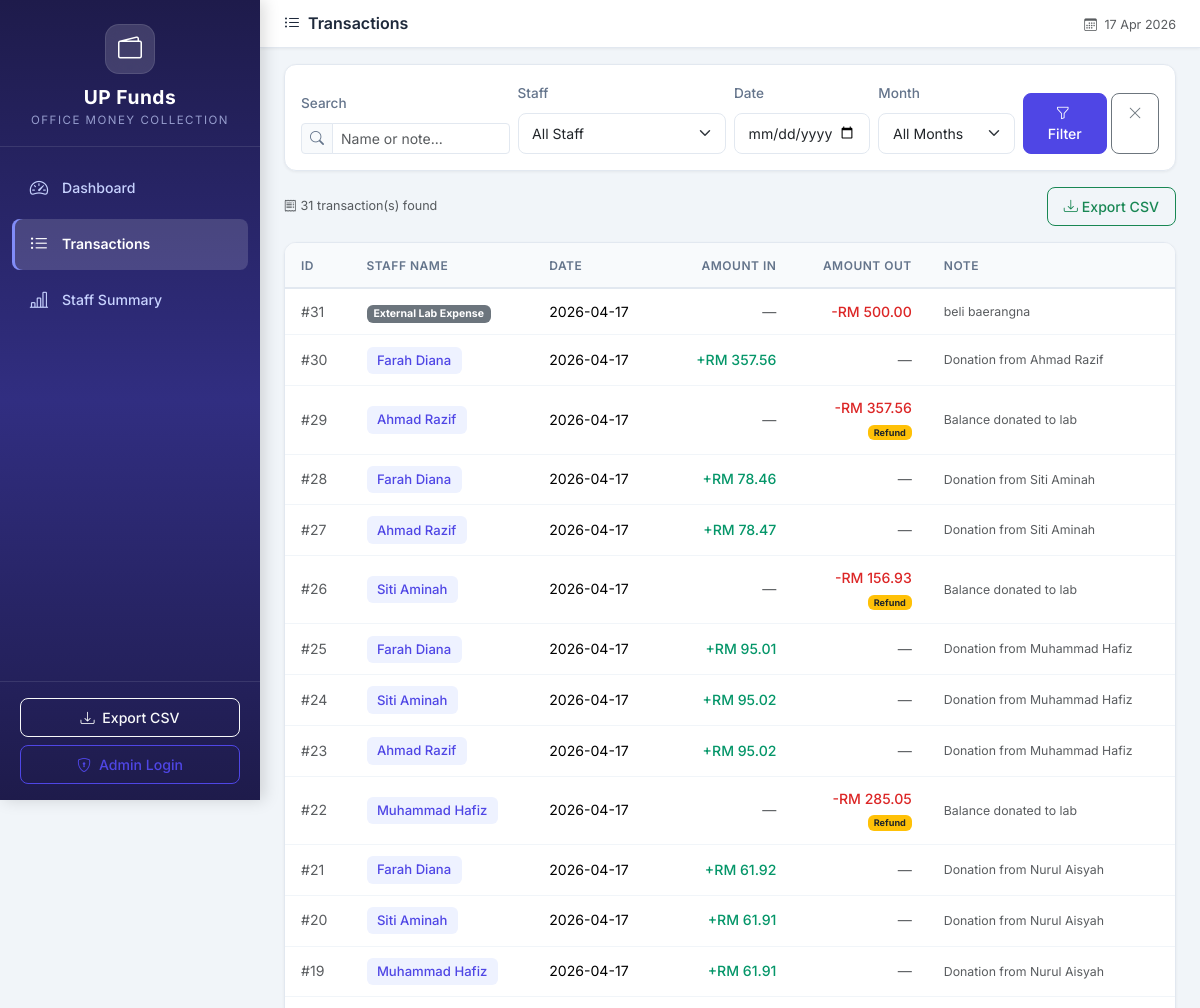
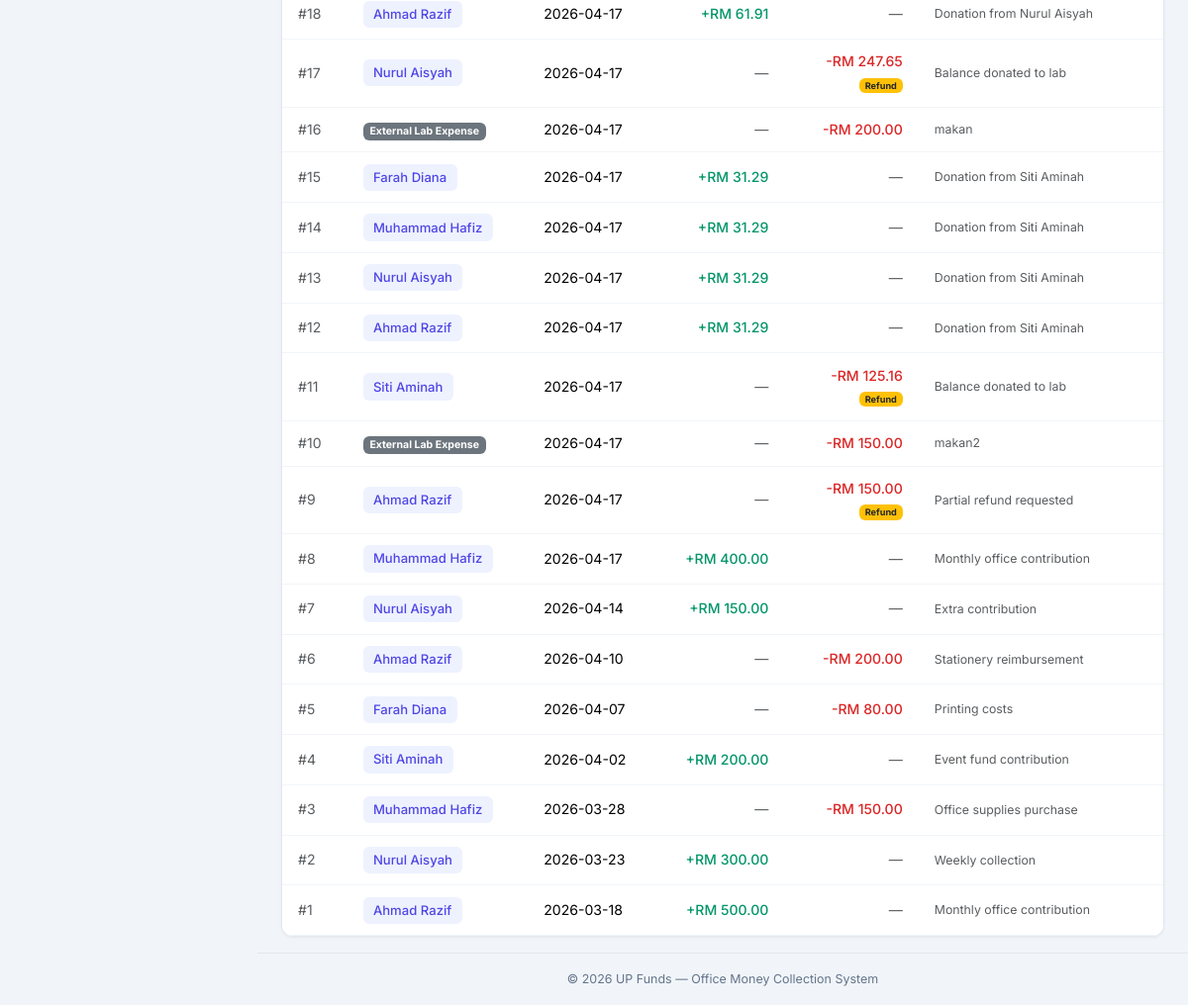
The app's page /transactions, older data (2 pictures, top to bottom).
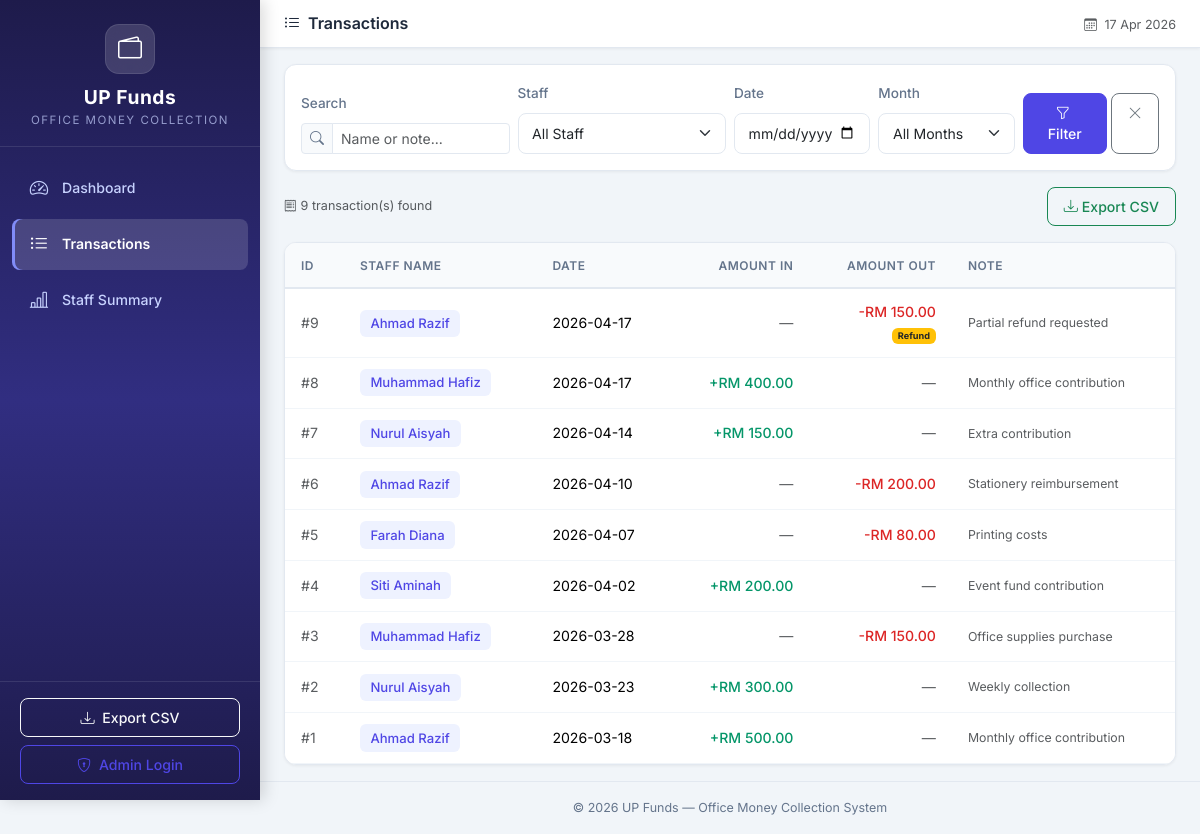
The same page, newer data.
### tables this page shows
CREATE TABLE cash_records (
            id INTEGER PRIMARY KEY AUTOINCREMENT,
            staff_id INTEGER,
            record_date DATE NOT NULL,
            amount_in REAL DEFAULT 0.00,
            amount_out REAL DEFAULT 0.00,
            expense_type TEXT DEFAULT 'shared',
            note TEXT DEFAULT '',
            created_at TIMESTAMP DEFAULT CURRENT_TIMESTAMP,
            updated_at TIMESTAMP DEFAULT CURRENT_TIMESTAMP,
            FOREIGN KEY (staff_id) REFERENCES staff(id)
        );

CREATE TABLE staff (
            id INTEGER PRIMARY KEY AUTOINCREMENT,
            name TEXT NOT NULL UNIQUE,
            is_active INTEGER DEFAULT 1,
            created_at TIMESTAMP DEFAULT CURRENT_TIMESTAMP
        );

### app.py (the view)
@app.route('/transactions')
def transactions():
    conn = get_db_connection()
    staff_filter = request.args.get('staff', '')
    date_filter = request.args.get('date', '')
    month_filter = request.args.get('month', '')
    search_query = request.args.get('search', '')
    query = '''
        SELECT cr.*, s.name as staff_name
        FROM cash_records cr
        LEFT JOIN staff s ON cr.staff_id = s.id
        WHERE 1=1
    '''
    params = []
    if staff_filter:
        query += ' AND cr.staff_id = ?'
        params.append(staff_filter)
    if date_filter:
        query += ' AND cr.record_date = ?'
        params.append(date_filter)
    if month_filter:
        query += " AND strftime('%Y-%m', cr.record_date) = ?"
        params.append(month_filter)
    if search_query:
        query += ' AND (s.name LIKE ? OR cr.note LIKE ?)'
        params.extend([f'%{search_query}%', f'%{search_query}%'])
    query += ' ORDER BY cr.record_date DESC, cr.id DESC'
    records = conn.execute(query, params).fetchall()
    staff_list = conn.execute('SELECT * FROM staff ORDER BY name').fetchall()
    months = conn.execute('''
        SELECT DISTINCT strftime('%Y-%m', record_date) as month
        FROM cash_records
        ORDER BY month DESC
    ''').fetchall()
    conn.close()
    return render_template('transactions.html',
                           records=records,
                           staff_list=staff_list,
                           months=months,
                           staff_filter=staff_filter,
                           date_filter=date_filter,
                           month_filter=month_filter,
                           search_query=search_query)

### app.py (called while the page is built)
@app.context_processor
def inject_now():
    is_admin = session.get('role') == 'admin'
    return {'now': datetime.now(), 'is_admin': is_admin}

### database.py (called while the page is built)
def get_db_connection():
    conn = sqlite3.connect(DATABASE_PATH)
    conn.row_factory = sqlite3.Row  # Access columns by name
    conn.execute("PRAGMA foreign_keys = ON")  # Enable foreign key support
    return conn

### templates/transactions.html (shortened to what this page needs)
{% extends 'base.html' %}
{% block page_title %}
    <i class="bi bi-list-ul me-2"></i>Transactions
{% endblock %}
{% block content %}
<div class="card content-card mb-3">
    <div class="card-body">
        <form method="GET" action="{{ url_for('transactions') }}" class="row g-2 align-items-end">
            <div class="col-md-3">
                <label class="form-label small fw-medium">Search</label>
                <div class="input-group input-group-sm">
                    <span class="input-group-text"><i class="bi bi-search"></i></span>
                    <input type="text" class="form-control" name="search"
                           placeholder="Name or note..." value="{{ search_query }}">
                </div>
            </div>
            <div class="col-md-3">
                <label class="form-label small fw-medium">Staff</label>
                <select class="form-select form-select-sm" name="staff">
                    <option value="">All Staff</option>
                </select>
            </div>
            <div class="col-md-2">
                <label class="form-label small fw-medium">Date</label>
                <input type="date" class="form-control form-control-sm" name="date" value="{{ date_filter }}">
            </div>
            <div class="col-md-2">
                <label class="form-label small fw-medium">Month</label>
                <select class="form-select form-select-sm" name="month">
                    <option value="">All Months</option>
                </select>
            </div>
            <div class="col-md-2 d-flex gap-1">
                <button type="submit" class="btn btn-primary btn-sm flex-fill">
                    <i class="bi bi-funnel me-1"></i>Filter
                </button>
                <a href="{{ url_for('transactions') }}" class="btn btn-outline-secondary btn-sm">
                    <i class="bi bi-x-lg"></i>
                </a>
            </div>
        </form>
    </div>
</div>
<div class="d-flex justify-content-between align-items-center mb-3">
    <span class="text-muted small">
        <i class="bi bi-receipt me-1"></i>{{ records|length }} transaction(s) found
    </span>
    <div class="d-flex gap-2">
        <a href="{{ url_for('export_csv') }}" class="btn btn-outline-success btn-sm">
            <i class="bi bi-download me-1"></i>Export CSV
        </a>
    </div>
</div>
<div class="card content-card">
    <div class="card-body p-0">
        {% if records %}
        <div class="table-responsive">
            <table class="table table-hover mb-0" id="transactionsTable">
                <thead>
                    <tr>
                        <th>ID</th>
                        <th>Staff Name</th>
                        <th>Date</th>
                        <th class="text-end">Amount In</th>
                        <th class="text-end">Amount Out</th>
                        <th>Note</th>
                    </tr>
                </thead>
                <tbody>
                    {% for record in records %}
                    <tr>
                        <td class="text-muted">#{{ record['id'] }}</td>
                        <td>
                            {% if record['staff_name'] %}
                                <span class="staff-badge">{{ record['staff_name'] }}</span>
                            {% else %}
                                <span class="badge bg-secondary">External Lab Expense</span>
                            {% endif %}
                        </td>
                        <td>{{ record['record_date'] }}</td>
                        <td class="text-end">
                            {% if record['amount_in'] > 0 %}
                                <span class="amount-in fw-medium">+RM {{ "%.2f"|format(record['amount_in']) }}</span>
                            {% else %}
                                <span class="text-muted">—</span>
                            {% endif %}
                        </td>
                        <td class="text-end">
                            {% if record['amount_out'] > 0 %}
                                <span class="amount-out fw-medium">-RM {{ "%.2f"|format(record['amount_out']) }}</span>
                                {% if record['expense_type'] == 'personal' %}
                                    <br><span class="badge bg-warning text-dark" style="font-size: 0.65em;">Refund</span>
                                {% endif %}
                            {% else %}
                                <span class="text-muted">—</span>
                            {% endif %}
                        </td>
                        <td class="text-muted small">{{ record['note'][:40] }}{{ '...' if record['note']|length > 40 }}</td>
                    </tr>
                    {% endfor %}
                </tbody>
            </table>
        </div>
        {% endif %}
    </div>
</div>
{% endblock %}

### templates/base.html (shortened to what this page needs)
<!DOCTYPE html>
<html lang="en">
<head>
    <link href="https://cdn.jsdelivr.net/npm/bootstrap@5.3.3/dist/css/bootstrap.min.css" rel="stylesheet">
    <link href="https://cdn.jsdelivr.net/npm/bootstrap-icons@1.11.3/font/bootstrap-icons.min.css" rel="stylesheet">
    <link href="{{ url_for('static', filename='css/style.css') }}" rel="stylesheet">
</head>
<body>
    <nav id="sidebar" class="sidebar">
        <div class="sidebar-header">
            <div class="brand-icon">
                <i class="bi bi-wallet2"></i>
            </div>
            <h4 class="brand-title">UP Funds</h4>
            <p class="brand-subtitle">Office Money Collection</p>
        </div>
        <ul class="sidebar-nav">
            <li class="nav-item">
                <a href="{{ url_for('dashboard') }}"
                   class="nav-link {% if request.endpoint == 'dashboard' %}active{% endif %}">
                    <i class="bi bi-speedometer2"></i>
                    <span>Dashboard</span>
                </a>
            </li>
            <li class="nav-item">
                <a href="{{ url_for('transactions') }}"
                   class="nav-link {% if request.endpoint == 'transactions' %}active{% endif %}">
                    <i class="bi bi-list-ul"></i>
                    <span>Transactions</span>
                </a>
            </li>
            <li class="nav-item">
                <a href="{{ url_for('staff_summary') }}"
                   class="nav-link {% if request.endpoint == 'staff_summary' %}active{% endif %}">
                    <i class="bi bi-bar-chart-line"></i>
                    <span>Staff Summary</span>
                </a>
            </li>
        </ul>
        <div class="sidebar-footer">
            <a href="{{ url_for('export_csv') }}" class="btn btn-outline-light btn-sm w-100 mb-2">
                <i class="bi bi-download me-1"></i> Export CSV
            </a>
            {% if is_admin %}
                <a href="{{ url_for('logout') }}" class="btn btn-outline-danger btn-sm w-100">
                    <i class="bi bi-box-arrow-left me-1"></i> Logout
                </a>
            {% else %}
                <a href="{{ url_for('login') }}" class="btn btn-outline-primary btn-sm w-100">
                    <i class="bi bi-shield-lock me-1"></i> Admin Login
                </a>
            {% endif %}
        </div>
    </nav>
    <div class="main-content">
        <div class="topbar">
            <h5 class="topbar-title mb-0">{% block page_title %}Dashboard{% endblock %}</h5>
            <div class="topbar-right">
                <span class="text-muted small">
                    <i class="bi bi-calendar3 me-1"></i>
                    {{ now.strftime('%d %b %Y') if now else '' }}
                </span>
            </div>
        </div>
        <div class="container-fluid px-4 py-3">
            {% block content %}{% endblock %}
        </div>
        <footer class="app-footer">
            <p class="mb-0">&copy; 2026 UP Funds — Office Money Collection System</p>
        </footer>
    </div>
</body>
</html>

Row changes from the older to the newer data that the page shows:
removed cash_records: id "31", shows "External Lab Expense", record_date "2026-04-17", amount_out "500.00", note "beli baerangna"
removed cash_records: id "30", staff_name "Farah Diana", record_date "2026-04-17", amount_in "357.56", note "Donation from Ahmad Razif"
removed cash_records: id "29", staff_name "Ahmad Razif", record_date "2026-04-17", amount_out "357.56", expense_type "Refund", note "Balance donated to lab"
removed cash_records: id "28", staff_name "Farah Diana", record_date "2026-04-17", amount_in "78.46", note "Donation from Siti Aminah"
removed cash_records: id "27", staff_name "Ahmad Razif", record_date "2026-04-17", amount_in "78.47", note "Donation from Siti Aminah"
removed cash_records: id "26", staff_name "Siti Aminah", record_date "2026-04-17", amount_out "156.93", expense_type "Refund", note "Balance donated to lab"
removed cash_records: id "25", staff_name "Farah Diana", record_date "2026-04-17", amount_in "95.01", note "Donation from Muhammad Hafiz"
removed cash_records: id "24", staff_name "Siti Aminah", record_date "2026-04-17", amount_in "95.02", note "Donation from Muhammad Hafiz"
removed cash_records: id "23", staff_name "Ahmad Razif", record_date "2026-04-17", amount_in "95.02", note "Donation from Muhammad Hafiz"
removed cash_records: id "22", staff_name "Muhammad Hafiz", record_date "2026-04-17", amount_out "285.05", expense_type "Refund", note "Balance donated to lab"
removed cash_records: id "21", staff_name "Farah Diana", record_date "2026-04-17", amount_in "61.92", note "Donation from Nurul Aisyah"
removed cash_records: id "20", staff_name "Siti Aminah", record_date "2026-04-17", amount_in "61.91", note "Donation from Nurul Aisyah"
removed cash_records: id "19", staff_name "Muhammad Hafiz", record_date "2026-04-17", amount_in "61.91", note "Donation from Nurul Aisyah"
removed cash_records: id "18", staff_name "Ahmad Razif", record_date "2026-04-17", amount_in "61.91", note "Donation from Nurul Aisyah"
removed cash_records: id "17", staff_name "Nurul Aisyah", record_date "2026-04-17", amount_out "247.65", expense_type "Refund", note "Balance donated to lab"
removed cash_records: id "16", shows "External Lab Expense", record_date "2026-04-17", amount_out "200.00", note "makan"
removed cash_records: id "15", staff_name "Farah Diana", record_date "2026-04-17", amount_in "31.29", note "Donation from Siti Aminah"
removed cash_records: id "14", staff_name "Muhammad Hafiz", record_date "2026-04-17", amount_in "31.29", note "Donation from Siti Aminah"
removed cash_records: id "13", staff_name "Nurul Aisyah", record_date "2026-04-17", amount_in "31.29", note "Donation from Siti Aminah"
removed cash_records: id "12", staff_name "Ahmad Razif", record_date "2026-04-17", amount_in "31.29", note "Donation from Siti Aminah"
removed cash_records: id "11", staff_name "Siti Aminah", record_date "2026-04-17", amount_out "125.16", expense_type "Refund", note "Balance donated to lab"
removed cash_records: id "10", shows "External Lab Expense", record_date "2026-04-17", amount_out "150.00", note "makan2"
Text that changed along with them:
{{ records|length }}: "31" → "9"
